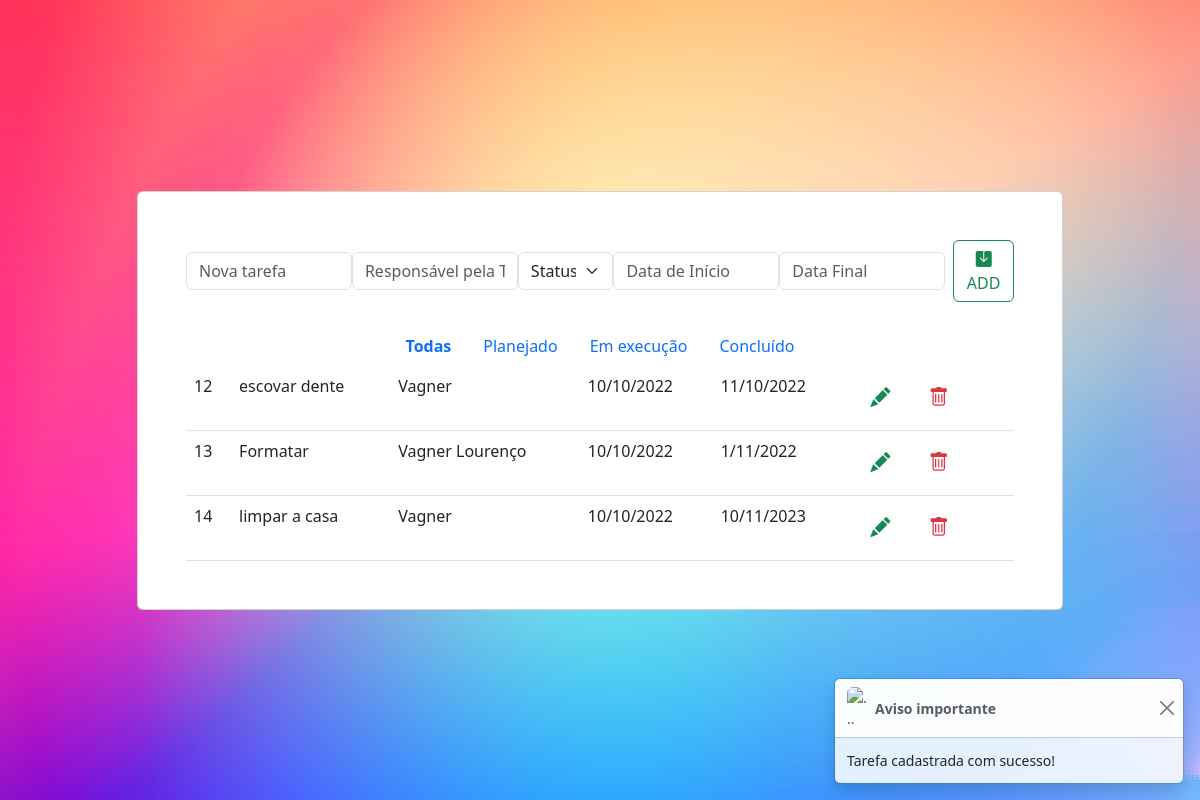
Screenshot of /aula-13/index.php?msg=inserido with the database file from the repository.
### tables this page shows
CREATE TABLE `t_tarefas` (
  `id` int(11) NOT NULL,
  `descricao` varchar(1000) NOT NULL,
  `responsavel` varchar(300) NOT NULL,
  `status` varchar(100) NOT NULL,
  `inicio` varchar(15) NOT NULL,
  `fim` varchar(15) NOT NULL
);

### aula-13/index.php (the view, shortened to what this page needs)
<?php include_once "header.php"; ?>
<?php include_once "mensagens.php"; ?>
<form class="d-flex justify-content-center align-items-center mb-4" action="inserir-tarefa.php" method="post">
    <div class="form-outline flex-fill">
        <input type="text" id="form2" class="form-control" placeholder="Nova tarefa" name="tarefa">
    </div>
    <div class="form-outline flex-fill">
        <input type="text" id="form2" class="form-control" placeholder="Responsável pela Tarefa" name="responsavel">
    </div>
    <div class="form-outline flex-fill">
    <select class="form-select" aria-label="Default select example" name="status">
    <option selected>Status</option>
    </select>
    </div>
    <div class="form-outline flex-fill">
    <input type="text" class="form-control" name="inicio" placeholder="Data de Início" data-mask="00/00/0000" maxlength="10" autocomplete="off">
    </div>
    <div class="form-outline flex-fill">
    <input type="text" class="form-control"  placeholder="Data Final" name="fim" data-mask="00/00/0000" maxlength="10" autocomplete="off">
    </div>
    <button type="submit" class="btn btn-outline-success ms-2 ">
        <i class="bi bi-save-fill"></i> ADD</button>
</form>
<ul class="nav justify-content-center">
    <li class="nav-item">
        <a class="nav-link active" aria-current="page" href="index.php">Todas</a>
    </li>
    <li class="nav-item">
        <a class="nav-link" href="index.php?status=planejado">Planejado
        </a>
    </li>
    <li class="nav-item">
        <a class="nav-link" href="index.php?status=execucao">Em execução</a>
    </li>
    <li class="nav-item">
        <a class="nav-link" href="index.php?status=concluido">Concluído
        </a>
    </li>
</ul>
<table class="table mb-0 table-hover">
    <?php
    include "conexao.php";
    $condicao = "";
    $sqlBusca = "select * from t_tarefas $condicao";
    $todasAsTarefas = mysqli_query($conexao, $sqlBusca);
    while ($umaTarefa = mysqli_fetch_assoc($todasAsTarefas)) {
    ?>
        <tr class="fw-lighter">
            <td><?php echo $umaTarefa['id']; ?> </td>
            <td><?php echo $umaTarefa['descricao']; ?></td>
            <td><?php echo $umaTarefa['responsavel']; ?></td>
            <td><?php echo $umaTarefa['inicio']; ?></td>
            <td><?php echo $umaTarefa['fim']; ?></td>
            <td>
            <span>
                <a class='btn btn-lg text-success' href="alterar-tarefa.php?id=<?php echo $umaTarefa['id']?>"><i class="bi bi-pencil-fill"></i></a>
                <a class='btn btn-lg text-danger' href="excluir-tarefa.php?id=<?php echo $umaTarefa['id']; ?>"><i class="bi bi-trash"></i></a>
            </span>
            </td>
    <?php
    }
    ?>
</table>
<?php include_once "footer.php"; ?>

### aula-13/header.php (style rules this page uses)
.active { font-weight: bold; }

### rows the page displays
t_tarefas: id "12", descricao "escovar dente", responsavel "Vagner", inicio "10/10/2022", fim "11/10/2022"
t_tarefas: id "13", descricao "Formatar", responsavel "Vagner Lourenço", inicio "10/10/2022", fim "1/11/2022"
t_tarefas: id "14", descricao "limpar a casa", responsavel "Vagner", inicio "10/10/2022", fim "10/11/2023"

### other values shown
$msg "Tarefa cadastrada com sucesso!"
